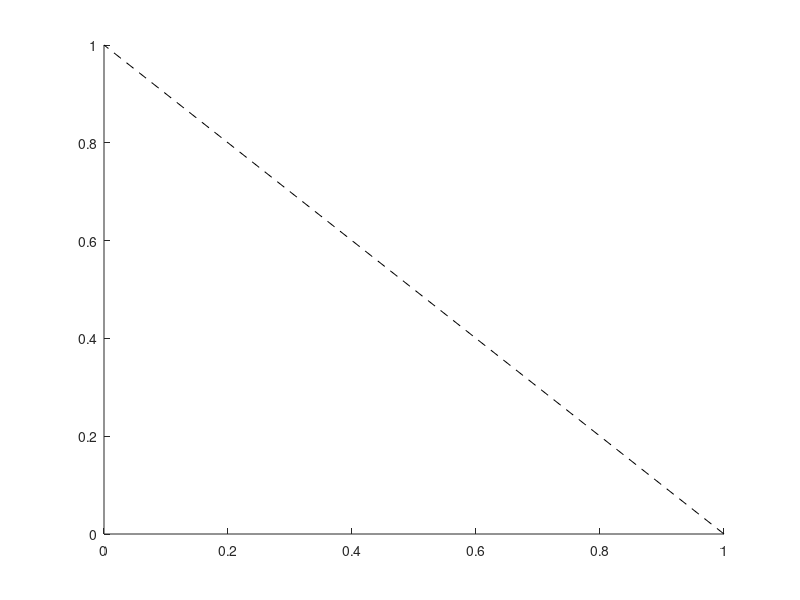

Write MATLAB code to recreate this figure.
function h = pa_revline(style)
% PA_REVLINE
%
% Plot diagonal reverse unity line through current axis.
%
% PA_REVLINE('LineSpec') uses the color and linestyle specified by 
% the string 'LineSpec'. See PLOT for possibilities.
%
% See also PA_HORLINE, PA_VERLINE, PA_UNITYLINE
%

% (c) 2011 Marc van Wanrooij
% e-mail: marcvanwanrooij@neural-code.com
%% Initialization
if nargin < 1, style='k--'; end
ho = ishold;
if ~ho
    hold on
end

%% Set axis
ax		= axis;
if ax(1)~=ax(3)
    min_x = min(ax([1 3]));
    ax([1 3]) = min_x;
end
if ax(2)~=ax(4)
    max_x = max(ax([2 4]));
    ax([2 4]) = max_x;
end
% axis(ax);
ax([1 2]) = ax([2 1]);

%% Plot unityline
h = plot([ax(1) ax(2)],[ax(3) ax(4)],style);
% axis(ax); % reset axis for if PLOT-command changed axis

%% Checkout
if ~ho
    hold off
end
    
% 
% if nargin < 1, style='k--'; end
% ho = ishold;
% if ~ho
%     hold on
% end
% ax      = axis;
% % ax
% if ax(1)~=ax(3)
%     min_x       = max(ax([1 3]));
%     ax([1 3])   = min_x;
% end
% if ax(2)~=ax(4)
%     max_x       = min(ax([2 4]));
%     ax([2 4])   = max_x;
% end
% ax([1 2]) = ax([2 1]);
% % axis(ax);
% h=plot([ax(1) ax(2)],[ax(3) ax(4)],style);
% % axis(ax);
% if ~ho
%     hold off
% end
%     